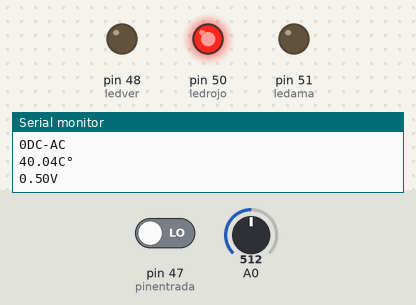
The sketch below on a simulated Arduino Mega 2560, built with avr-gcc and run on an emulated ATmega2560. On the bench: output pins drawn as LEDs (lit = HIGH), the last lines printed to the serial monitor. The inputs (shaded band) are chosen by the test bench; at power-on: A0 = 512, pin 47 (pinentrada) LOW.

Above: at 5.8 s.
5.9 s: A0 set to 493
At 16.2 s:
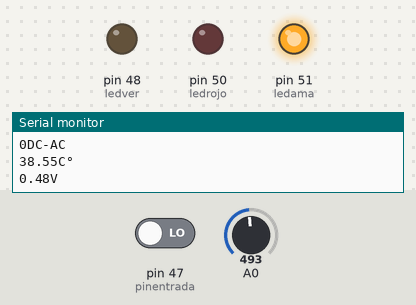
16.5 s: A0 set to 391
26.2 s: A0 set to 369
At 36.2 s:
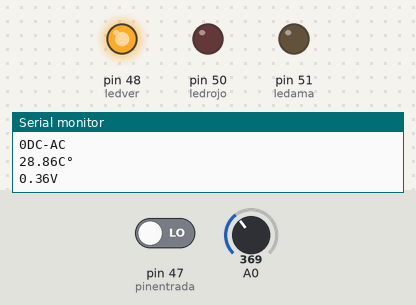
36.5 s: A0 set to 511
At 45.3 s:
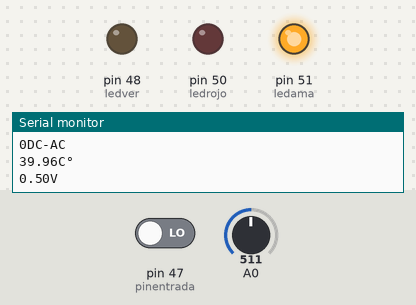
46.5 s: A0 set to 306
At 55.5 s:
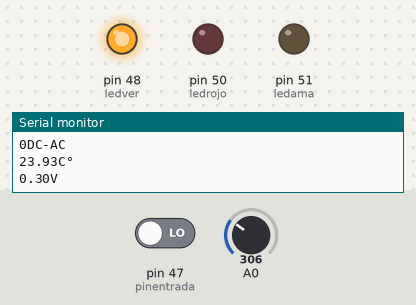
Timing chart, 0 to 57.0 s (numbered marks = the images above; inputs shaded):
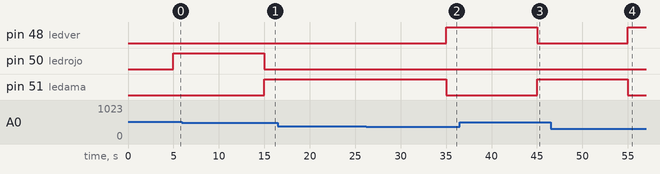

The sketch:

digital_analogo_copy_20231021154037.ino
```cpp
//variables
int pinentrada = 47, volmax = 1, factordeescala = 80, resolucion = 1023, delayse = 5000, lectura = 0;
int ledrojo= 50, ledama=51, ledver=48;
void setup() {
  pinMode(pinentrada, INPUT);//recibimos la señal del arduino uno
  pinMode(ledrojo,OUTPUT);
  pinMode(ledama,OUTPUT);
  pinMode(ledver,OUTPUT);
  Serial.begin(9600);
}

void loop() {
  lectura = digitalRead(pinentrada);//leemos la señal
  float valoranalogo = map(lectura, 0, 255, 0, 1023);  //conversor de digital a analogo
  float conanalogo= analogRead(valoranalogo);//leemos el valor analogo
  float voltaje = (conanalogo * volmax) / resolucion;//obtebemos el valor del voltaje
  float temp = voltaje * factordeescala;//obtenemos el valor de la temperatura
  Serial.print(lectura);
  Serial.print("DC-AC");
  Serial.println(" ");
  Serial.print(temp);
  Serial.print("C°");
  Serial.println(" ");
  Serial.print(voltaje);
  Serial.print("V");
  Serial.println(" ");
  delay(delayse);
  if(temp>=40){
    digitalWrite(ledrojo,HIGH);
    digitalWrite(ledama,LOW);
    digitalWrite(ledver,LOW);
  }
  if(temp<40 && temp>=30){
    digitalWrite(ledama,HIGH);
    digitalWrite(ledrojo,LOW);
    digitalWrite(ledver,LOW);

  }
   if(temp<30 && temp>=10){
    digitalWrite(ledver,HIGH);
    digitalWrite(ledrojo,LOW);
    digitalWrite(ledama,LOW);

  }

}
```

Measured:
- the behaviour switches between 512 and 511 on A0 (found by bisection; images 0 and 1)
- the behaviour switches between 384 and 383 on A0 (found by bisection; images 1 and 2)
- after the input at 5.9 s, pin 50 (ledrojo): HIGH → LOW after 9.1 s; pin 51 (ledama): LOW → HIGH after 9.1 s
- after the input at 26.2 s, pin 48 (ledver): LOW → HIGH after 8.8 s; pin 51 (ledama): HIGH → LOW after 8.8 s
- after the input at 36.5 s, pin 48 (ledver): HIGH → LOW after 8.5 s; pin 51 (ledama): LOW → HIGH after 8.5 s
- after the input at 46.5 s, pin 48 (ledver): LOW → HIGH after 8.5 s; pin 51 (ledama): HIGH → LOW after 8.5 s
